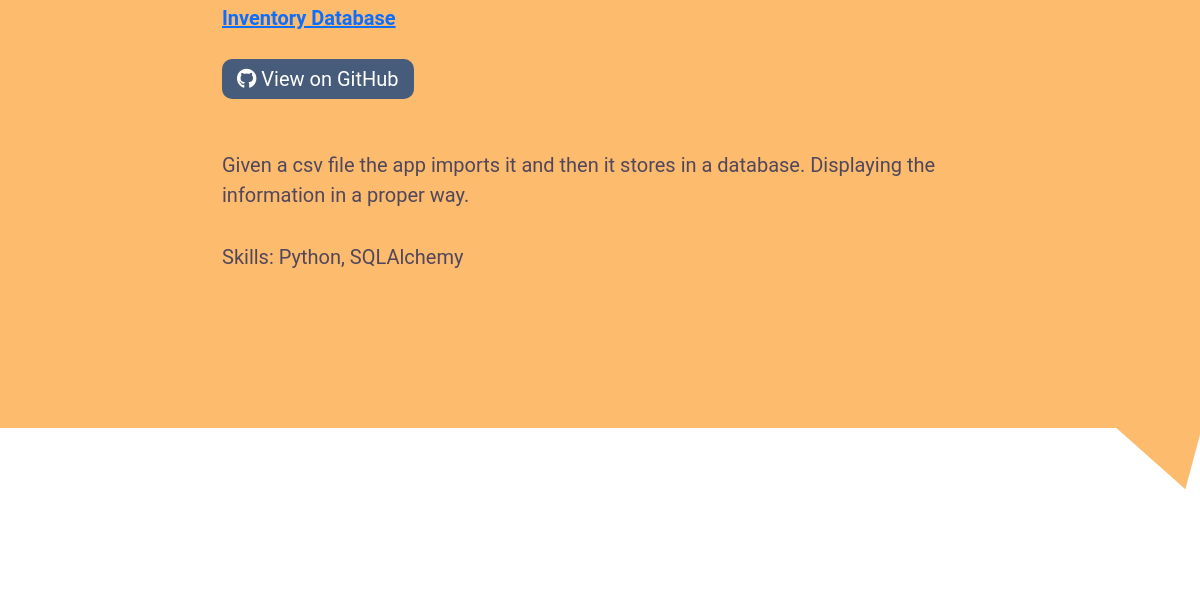
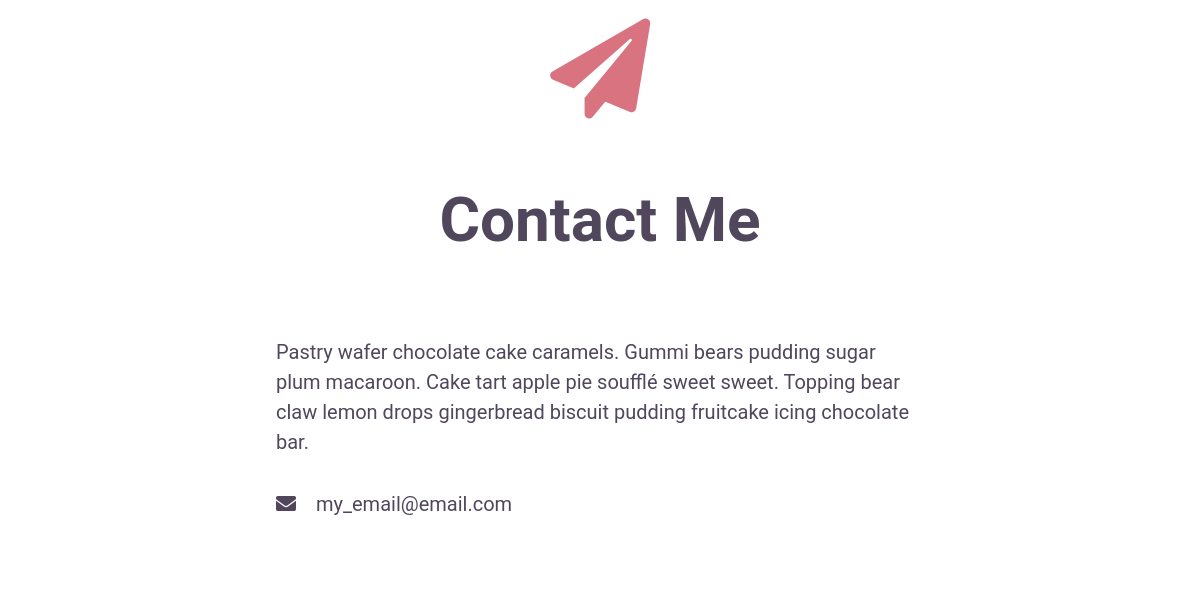
Before: / (middle part) with the older database file (2 pictures, top to bottom).
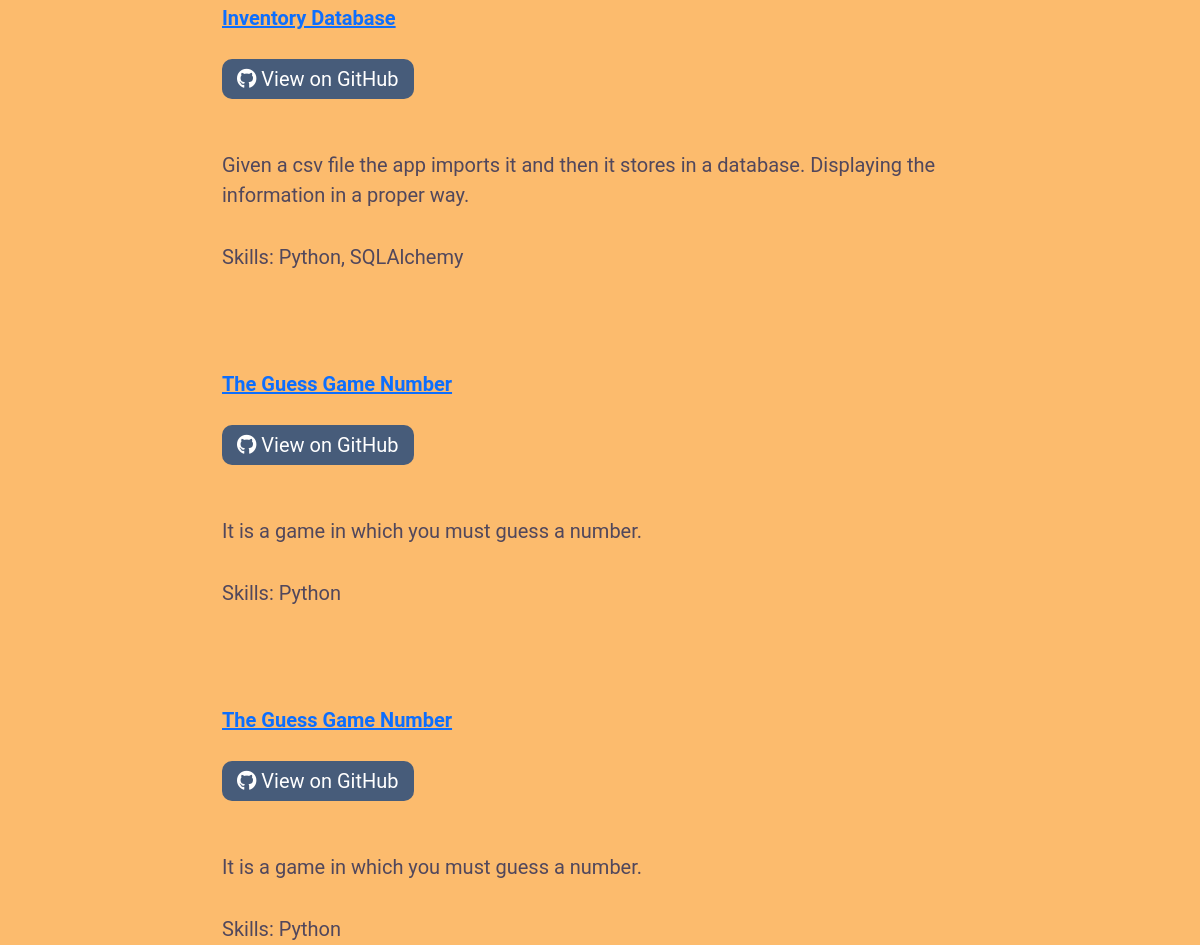
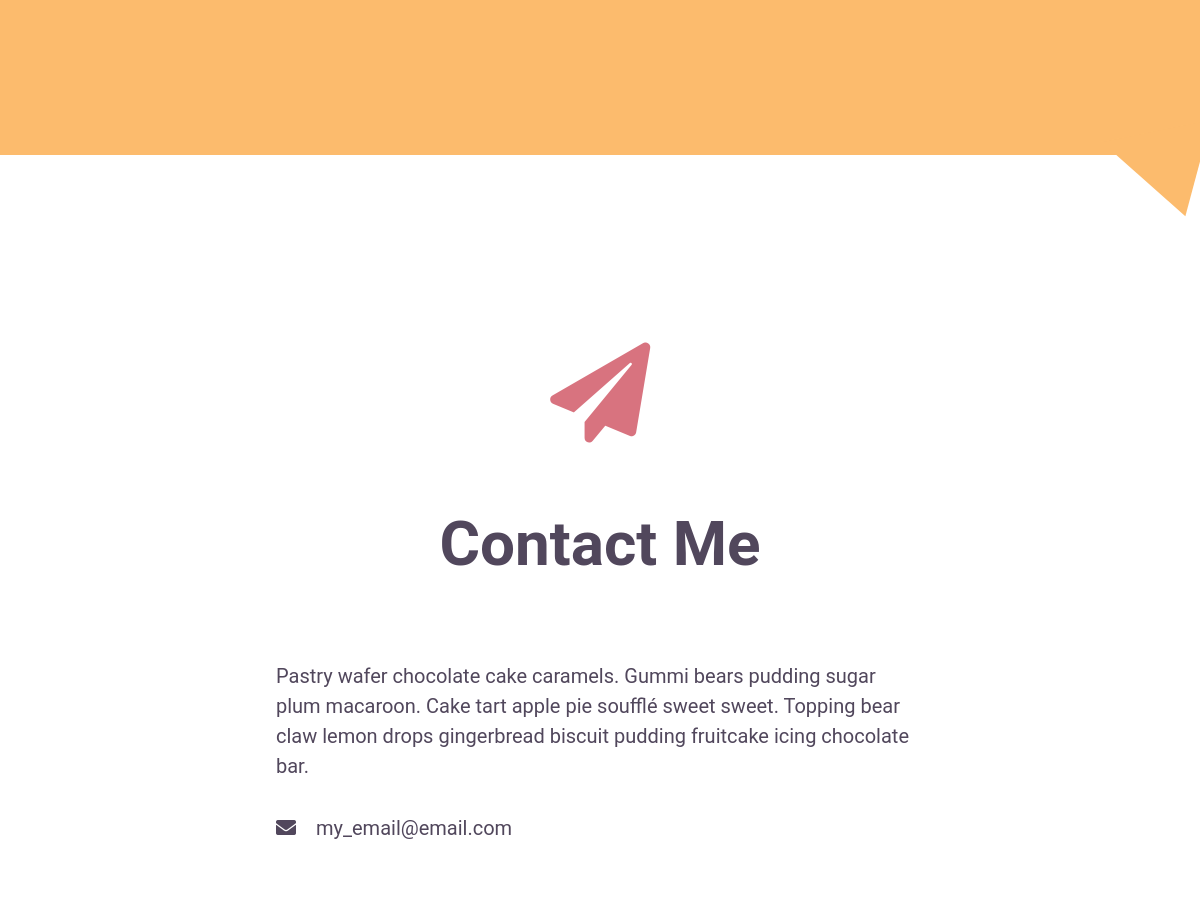
After: the same page with the newer database file (2 pictures, top to bottom).
### models.py (models this page shows, shortened)
class Project(db.Model):
    id = db.Column(db.Integer, primary_key=True)
    title = db.Column('Title', db.String())
    date = db.Column('Created', db.DateTime, default=datetime.datetime.now)
    description = db.Column('Description', db.Text())
    skills = db.Column('Skills Practiced', db.Text())
    github = db.Column('Github Link', db.String())
    main_app = db.Column('Main App', db.Text())
    extra_file01 = db.Column('Extra File 01', db.Text())
    extra_file02 = db.Column('Extra File 02', db.Text())
    extra_file03 = db.Column('Extra File 03', db.Text())

### app.py (the view)
@app.route('/')
def index():
    projects = Project.query.all()
    return render_template('index.html', projects=projects)

### Templates/index.html (shortened to what this page needs)
{% extends 'layout.html' %}
{% block content %}
        <section id="projects">
            <h2>Projects</h2><br>
            <div id="project-list">
                {% for project in projects %}
                    <div id="project1" class="a-project">
                        <h3><a href="{{ url_for('detail', id=project.id) }}">{{ project.title }}</a></h3>
                        <a href="{{ project.github }}" class="github-btn">
                            <i class="fab fa-github"></i>
                            View on GitHub
                        </a><br>
                        <br><p>
                            {{ project.description }}
                        </p>
                        <p>
                            Skills: {{ project.skills }}
                        </p>
                    </div>
                {% endfor %}
            </div>
            <div id="triangle4"></div>
        </section>
        <section id="contact">
            <i class="fas fa-paper-plane"></i>
            <h2>Contact Me</h2>
            <p>
                Pastry wafer chocolate cake caramels.
                Gummi bears pudding sugar plum macaroon.
                Cake tart apple pie soufflé sweet sweet.
                Topping bear claw lemon drops gingerbread biscuit pudding fruitcake icing chocolate bar.
            </p>
            <p>
                <i class="fas fa-envelope"></i>
                my_email@email.com
            </p>
        </section>
{% endblock %}

Changed rows visible on the page:
added Project: title "The Guess Game Number", description "It is a game in which you must guess a number.", skills "Python"
added Project: title "The Guess Game Number", description "It is a game in which you must guess a number.", skills "Python"
